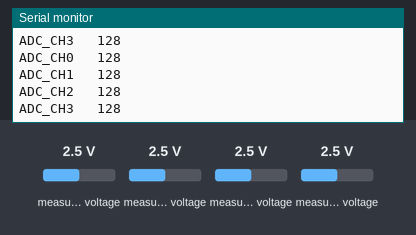
This sketch was run on a simulated Arduino Uno, built with avr-gcc and run on an emulated ATmega328P. Shown: the last lines printed to the serial monitor. Wiring (inferred from the names in the program): PCF8591 converter at I2C address 0x48. Inputs (shaded band) come from the test bench; at power-on: measured voltage 2.5 V.

Above: at 1.2 s.
1.3 s: measured voltage (sensor 200) set to 0.1 V
2.8 s: measured voltage (sensor 201) set to 0.1 V
At 3.8 s:
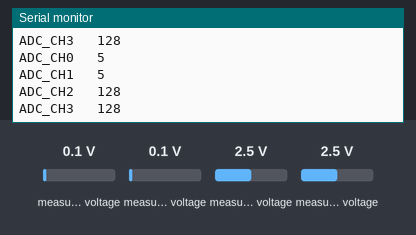
4.3 s: measured voltage (sensor 202) set to 0.1 V
At 5.6 s:
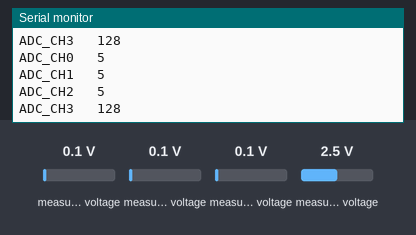
5.8 s: measured voltage (sensor 203) set to 0.1 V
At 6.8 s:
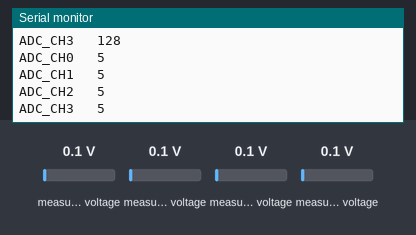
7.3 s: measured voltage (sensor 200) set to 1.2 V
8.8 s: measured voltage (sensor 201) set to 1.2 V
At 9.4 s:
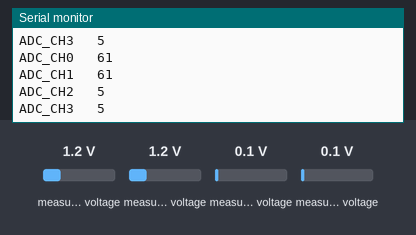
Timing chart, 0 to 11.3 s (numbered marks = the images above; inputs shaded):
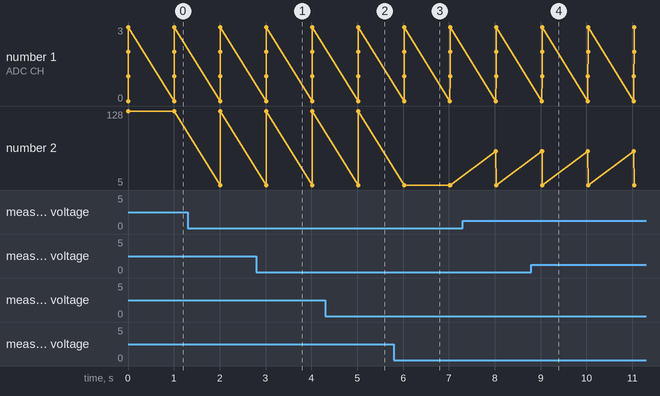

The sketch:

ADC_Read_Program.ino
```cpp
 #include <Wire.h>

 #define PCF8591 (0x90 >> 1)      // Device address = 0
 #define PCF8591_DAC_ENABLE 0x40
 #define PCF8591_ADC_CH0 0x40
 #define PCF8591_ADC_CH1 0x41
 #define PCF8591_ADC_CH2 0x42
 #define PCF8591_ADC_CH3 0x43
 byte adc_value;
 byte getADC(byte config)
 {
   Wire.beginTransmission(PCF8591);
   Wire.write(config);
   Wire.endTransmission();
   Wire.requestFrom((int) PCF8591,2);
   while (Wire.available())
   {
     adc_value = Wire.read(); //This needs two reads to get the value.
     adc_value = Wire.read();
   }
   return adc_value;
 }
 void setup()
 {
   Serial.begin(115200);
   Wire.begin();
   Serial.println("ADC Test");
 }
 void loop()
 {
   adc_value = getADC(PCF8591_ADC_CH0); //Channel 3 is the light
   Serial.print("ADC_CH0   ");
   Serial.print(adc_value);
   Serial.println();

   adc_value = getADC(PCF8591_ADC_CH1); //Channel 3
   Serial.print("ADC_CH1   ");
   Serial.print(adc_value);
   Serial.println();

   adc_value = getADC(PCF8591_ADC_CH2); //Channel 3
   Serial.print("ADC_CH2   ");
   Serial.print(adc_value);
   Serial.println();

   adc_value = getADC(PCF8591_ADC_CH3); //Channel 3 is the pot
   Serial.print("ADC_CH3   ");
   Serial.print(adc_value);
   Serial.println();

   Serial.println();
   delay(1000);
 }
```

Measured:
- after the input at 2.8 s, the serial monitor: prints a new line after 0.21 s (image 1)
- after the input at 4.3 s, the serial monitor: prints a new line after 0.72 s (image 2)
- after the input at 5.8 s, the serial monitor: prints a new line after 0.22 s (image 3)
- after the input at 8.8 s, the serial monitor: prints a new line after 0.23 s (image 4)
